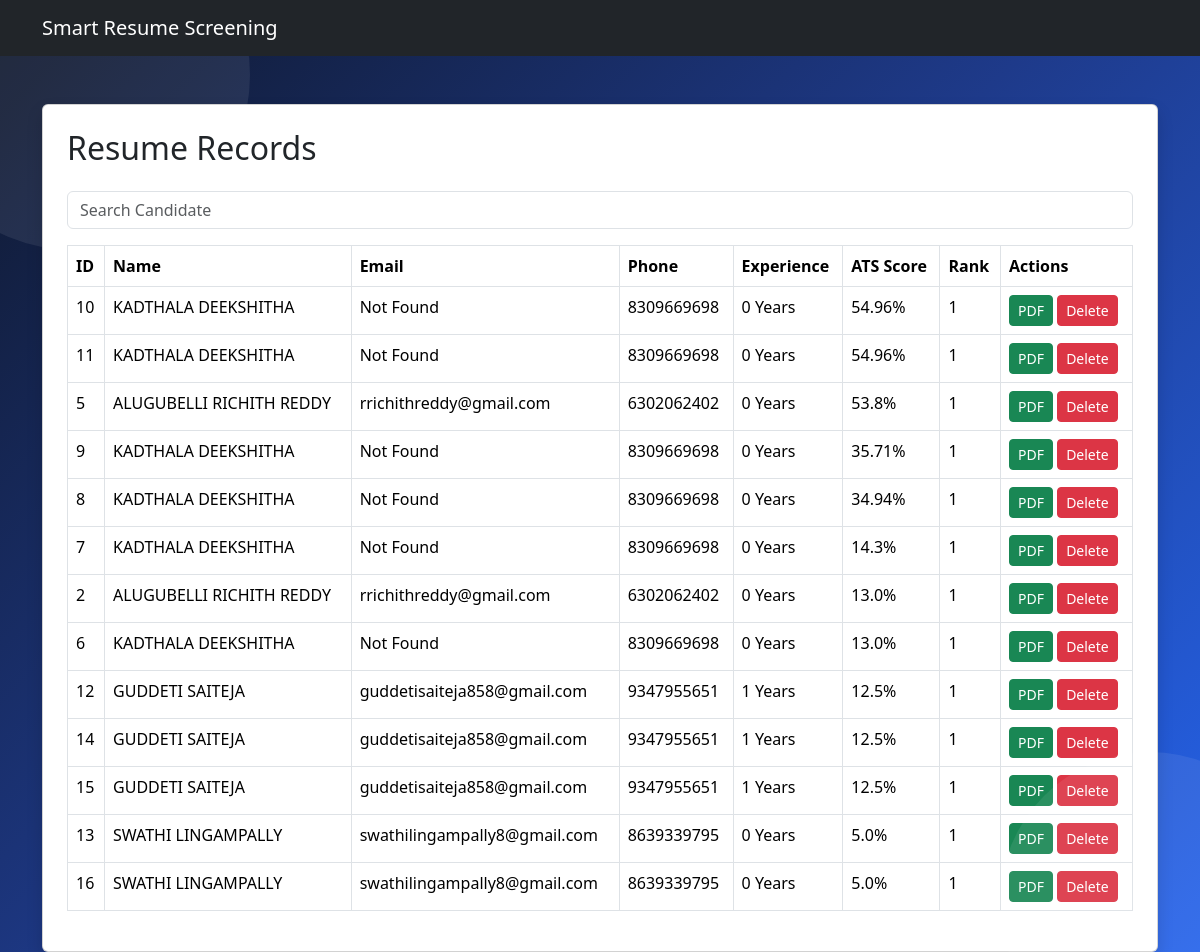
/records (signed in), run on the app's committed database.
### tables this page shows
CREATE TABLE resumes(
        id INTEGER PRIMARY KEY AUTOINCREMENT,

        name TEXT,
        email TEXT,
        phone TEXT,

        skills TEXT,
        education TEXT,

        experience INTEGER,

        ats_score REAL,
        match_score REAL,

        final_score REAL,
        rank_position INTEGER,

        resume_file TEXT,

        uploaded_at TEXT
    );

### backend/main.py (the view)
@app.route("/records")
def records():
    if "user" not in session:
        return redirect("/login")
    data = get_all_resumes()
    return render_template("records.html", records=data)

### backend/database.py (called while the page is built)
def get_connection():
    conn = sqlite3.connect(
        DATABASE,
        timeout=30,
        check_same_thread=False
    )
    conn.row_factory = sqlite3.Row
    return conn

def get_all_resumes():
    conn = get_connection()
    cursor = conn.cursor()
    cursor.execute("""
    SELECT *
    FROM resumes
    ORDER BY final_score DESC
    """)
    data = cursor.fetchall()
    conn.close()
    return data

### templates/records.html (shortened to what this page needs)
<!DOCTYPE html>
<html lang="en">
<head>
    <link href="https://cdn.jsdelivr.net/npm/bootstrap@5.3.3/dist/css/bootstrap.min.css" rel="stylesheet">
    <link rel="stylesheet" href="{{ url_for('static', filename='css/style.css') }}">
</head>
<body>
<nav class="navbar navbar-dark bg-dark">
    <div class="container">
        <a class="navbar-brand" href="/">
            Smart Resume Screening
        </a>
    </div>
</nav>
<div class="container mt-5">
    <div class="card shadow p-4">
        <h2 class="mb-4">
            Resume Records
        </h2>
        <input
            type="text"
            id="search"
            class="form-control mb-3"
            placeholder="Search Candidate">
        <table class="table table-bordered table-hover" id="recordTable">
            <thead>
                <tr>
                    <th>ID</th>
                    <th>Name</th>
                    <th>Email</th>
                    <th>Phone</th>
                    <th>Experience</th>
                    <th>ATS Score</th>
                    <th>Rank</th>
                    <th>Actions</th>
                </tr>
            </thead>
            <tbody>
            {% for row in records %}
            <tr>
                <td>{{ row.id }}</td>
                <td>{{ row.name }}</td>
                <td>{{ row.email }}</td>
                 <td>{{ row.phone }}</td>
                <td>{{ row.experience }} Years</td>
                <td>{{ row.final_score }}%</td>
                <td>{{ row.rank_position }}</td>
                <td>
                    <a href="/report/{{ row.id }}"
                    class="btn btn-success btn-sm">
                    PDF
                    </a>
                    <a href="/delete/{{ row.id }}"
                    class="btn btn-danger btn-sm">
                    Delete
                    </a>
                </td>
            </tr>
            {% endfor %}
            </tbody>
        </table>
    </div>
</div>
</body>
</html>

### static/css/style.css (style rules this page uses)
body { min-height:100vh; margin:0; font-family:Segoe UI, sans-serif; background: linear-gradient( 135deg, #0f172a, #1e3a8a, #2563eb ); overflow-x:hidden; }
body::before { content:""; position:fixed; width:350px; height:350px; border-radius:50%; background:rgba(255,255,255,0.08); top:-100px; left:-100px; }
body::after { content:""; position:fixed; width:300px; height:300px; border-radius:50%; background:rgba(255,255,255,0.08); bottom:-100px; right:-100px; }

### data on the page
resumes: id "10", name "KADTHALA DEEKSHITHA", email "Not Found", phone "8309669698", experience "0", final_score "54.96", rank_position "1"
resumes: id "11", name "KADTHALA DEEKSHITHA", email "Not Found", phone "8309669698", experience "0", final_score "54.96", rank_position "1"
resumes: id "5", name "ALUGUBELLI RICHITH REDDY", email "rrichithreddy@gmail.com", phone "6302062402", experience "0", final_score "53.8", rank_position "1"
resumes: id "9", name "KADTHALA DEEKSHITHA", email "Not Found", phone "8309669698", experience "0", final_score "35.71", rank_position "1"
resumes: id "8", name "KADTHALA DEEKSHITHA", email "Not Found", phone "8309669698", experience "0", final_score "34.94", rank_position "1"
resumes: id "7", name "KADTHALA DEEKSHITHA", email "Not Found", phone "8309669698", experience "0", final_score "14.3", rank_position "1"
resumes: id "2", name "ALUGUBELLI RICHITH REDDY", email "rrichithreddy@gmail.com", phone "6302062402", experience "0", final_score "13.0", rank_position "1"
resumes: id "6", name "KADTHALA DEEKSHITHA", email "Not Found", phone "8309669698", experience "0", final_score "13.0", rank_position "1"
resumes: id "12", name "GUDDETI SAITEJA", email "guddetisaiteja858@gmail.com", phone "9347955651", experience "1", final_score "12.5", rank_position "1"
resumes: id "14", name "GUDDETI SAITEJA", email "guddetisaiteja858@gmail.com", phone "9347955651", experience "1", final_score "12.5", rank_position "1"
resumes: id "15", name "GUDDETI SAITEJA", email "guddetisaiteja858@gmail.com", phone "9347955651", experience "1", final_score "12.5", rank_position "1"
resumes: id "13", name "SWATHI LINGAMPALLY", email "swathilingampally8@gmail.com", phone "8639339795", experience "0", final_score "5.0", rank_position "1"
resumes: id "16", name "SWATHI LINGAMPALLY", email "swathilingampally8@gmail.com", phone "8639339795", experience "0", final_score "5.0", rank_position "1"
